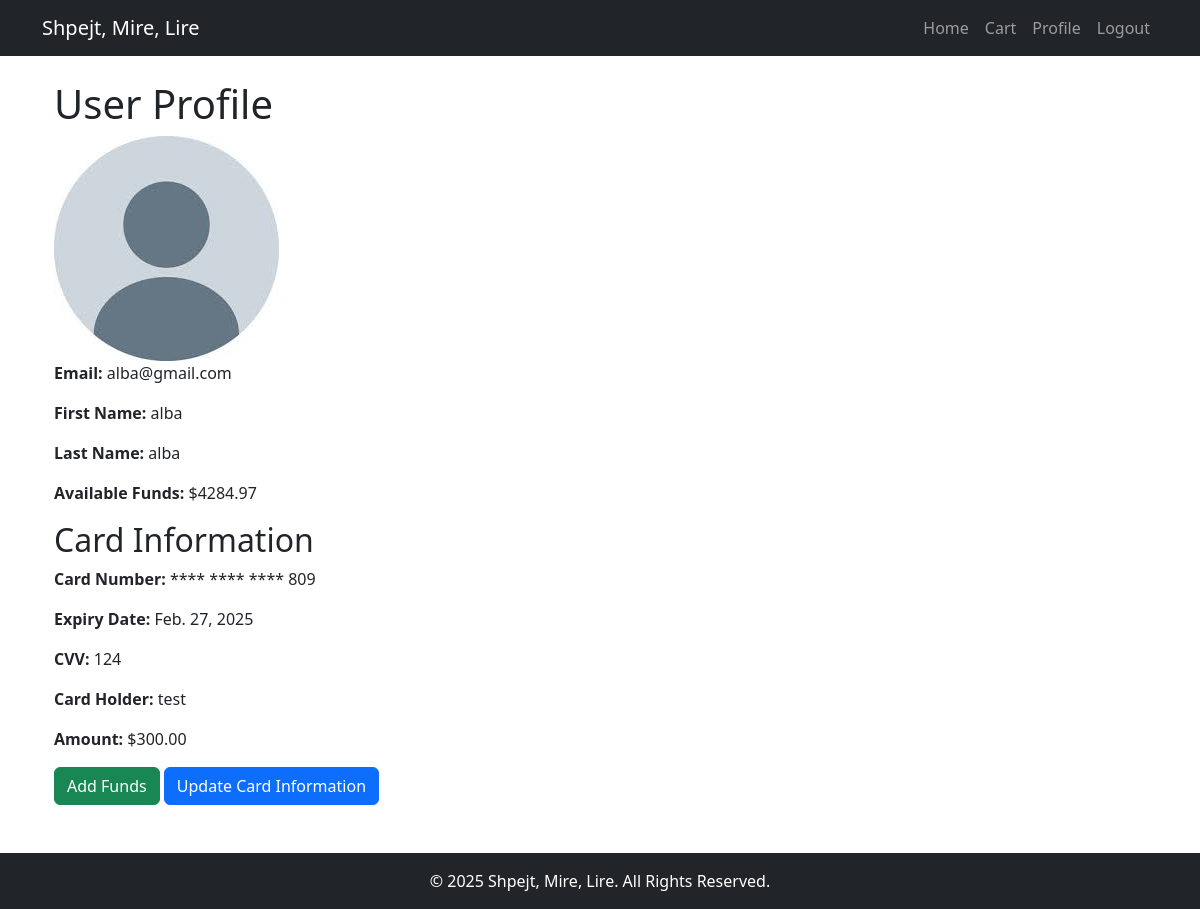
Page /profile/ (signed in) on the earlier database version.
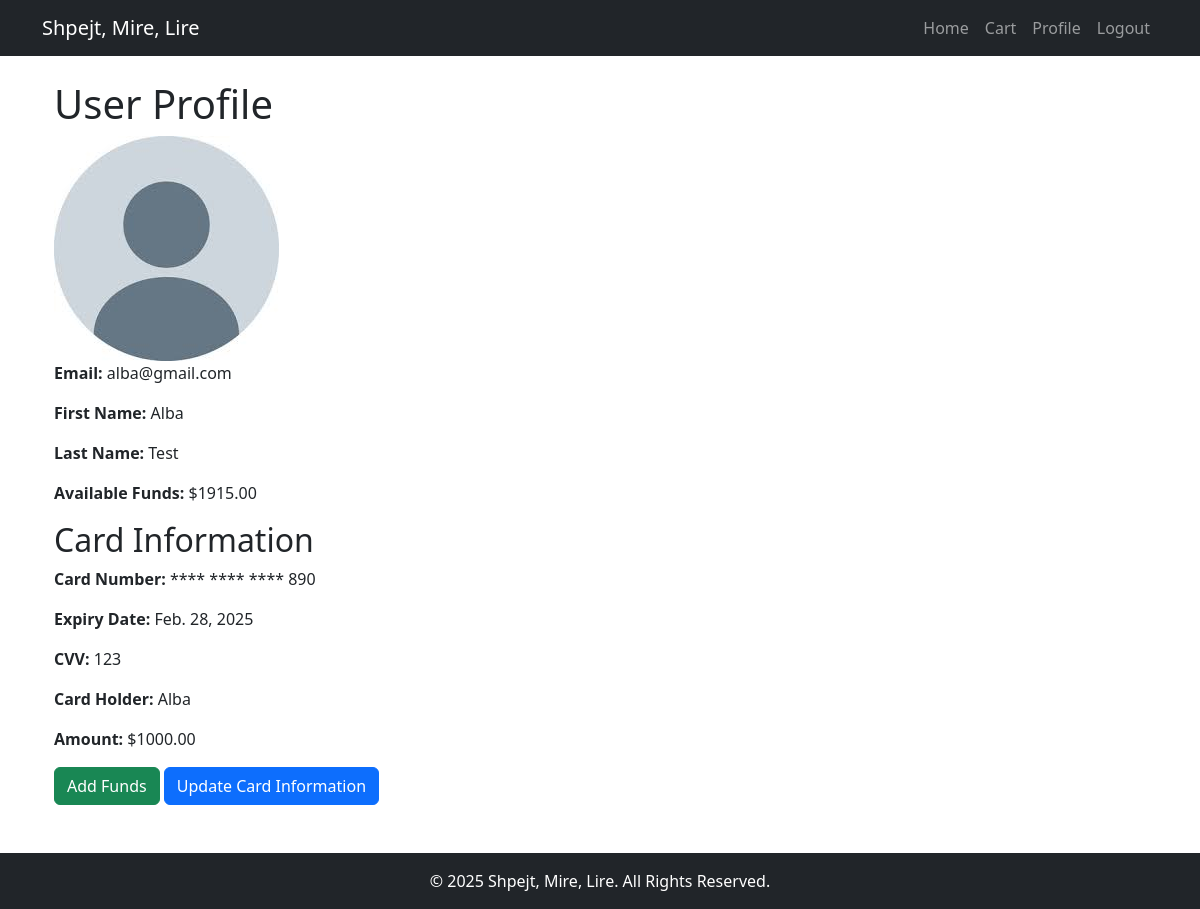
Same page on the later database version.
### myapp/models.py (models this page shows, shortened)
class Myuser(models.Model):
    user = models.OneToOneField(User, on_delete=models.CASCADE)
    first_name = models.CharField(max_length=255, default='Unknown')
    last_name = models.CharField(max_length=255, default='Unknown')
    email = models.EmailField(unique=True,default='Unknown')
    phone = models.CharField(max_length=255, default='Unknown')
    funds = models.DecimalField(max_digits=10, decimal_places=2, default=0.00)
    address = models.TextField()
    def User(self):
        return self.user

class Card(models.Model):
    user = models.ForeignKey(User, on_delete=models.CASCADE)
    card_number = models.CharField(max_length=16)
    expiration_date = models.DateField()
    cvv = models.CharField(max_length=3)
    cardholder_name = models.CharField(max_length=255)
    amount = models.DecimalField(max_digits=10, decimal_places=2,default=0)

### myapp/views.py (the view, shortened to what this page needs)
# urls.py: path('profile/', views.profile_user, name='profile'),
@login_required
def profile_user(request):
    logger.info(f"Request user: {request.user} (Type: {type(request.user)})")
    myuser, created = Myuser.objects.get_or_create(user=request.user)
    card = Card.objects.filter(user=request.user).first()
    return render(request, 'profile_user.html', {'myuser': myuser, 'card': card})

### myapp/templates/profile_user.html (shortened to what this page needs)
{% extends 'base.html' %}
{% block content %}
    <div class="container">
        <h1>User Profile</h1>
        <img alt="Profile Picture" class="profile-img">
        <div class="user-info">
            <p><strong>Email:</strong> {{ myuser.email }}</p>
            <p><strong>First Name:</strong> {{ myuser.first_name }}</p>
            <p><strong>Last Name:</strong> {{ myuser.last_name }}</p>
            <p><strong>Available Funds:</strong> ${{ myuser.funds|floatformat:2 }}</p>
        </div>
        {% if card %}
        <div class="card-info">
            <h2>Card Information</h2>
            <p><strong>Card Number:</strong> **** **** **** {{ card.card_number|slice:"-3:" }}</p>
            <p><strong>Expiry Date:</strong> {{ card.expiration_date }}</p>
            <p><strong>CVV:</strong> {{ card.cvv }}</p>
            <p><strong>Card Holder:</strong> {{ card.cardholder_name }}</p>
            <p><strong>Amount:</strong> ${{ card.amount|floatformat:2 }}</p>
        </div>
        <a href="{% url 'add_funds' %}" class="btn btn-success">Add Funds</a>
        <a href="{% url 'update_card' %}" class="btn btn-primary">Update Card Information</a>
        {% endif %}
    </div>
{% endblock %}

Differences in the rows shown:
no longer on this page (row edited): Card: card_number "809", expiration_date "Feb. 27, 2025", cvv "124", cardholder_name "test", amount "300.00"
changed Myuser "alba@gmail.com": first_name "alba" → "Alba"; last_name "alba" → "Test"; funds "4284.97" → "1915.00"
now on this page (row edited): Card: card_number "890", expiration_date "Feb. 28, 2025", cvv "123", cardholder_name "Alba", amount "1000.00"
